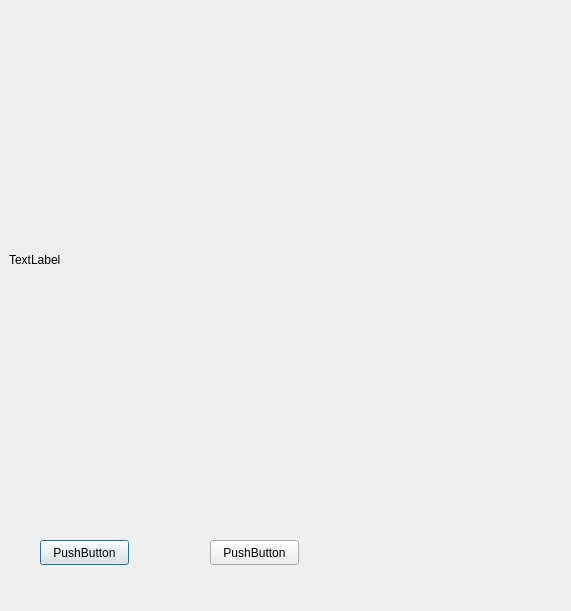
<?xml version="1.0" encoding="UTF-8"?>
<ui version="4.0">
 <class>Dialog</class>
 <widget class="QDialog" name="Dialog">
  <property name="geometry">
   <rect>
    <x>0</x>
    <y>0</y>
    <width>571</width>
    <height>611</height>
   </rect>
  </property>
  <property name="windowTitle">
   <string>Dialog</string>
  </property>
  <widget class="QWidget" name="horizontalLayoutWidget">
   <property name="geometry">
    <rect>
     <x>9</x>
     <y>9</y>
     <width>451</width>
     <height>501</height>
    </rect>
   </property>
   <layout class="QHBoxLayout" name="horizontalLayout">
    <item>
     <widget class="QLabel" name="label">
      <property name="text">
       <string>TextLabel</string>
      </property>
     </widget>
    </item>
   </layout>
  </widget>
  <widget class="QPushButton" name="pushButton">
   <property name="geometry">
    <rect>
     <x>40</x>
     <y>540</y>
     <width>89</width>
     <height>25</height>
    </rect>
   </property>
   <property name="text">
    <string>PushButton</string>
   </property>
  </widget>
  <widget class="QPushButton" name="pushButton_2">
   <property name="geometry">
    <rect>
     <x>210</x>
     <y>540</y>
     <width>89</width>
     <height>25</height>
    </rect>
   </property>
   <property name="text">
    <string>PushButton</string>
   </property>
  </widget>
 </widget>
 <resources/>
 <connections/>
</ui>
